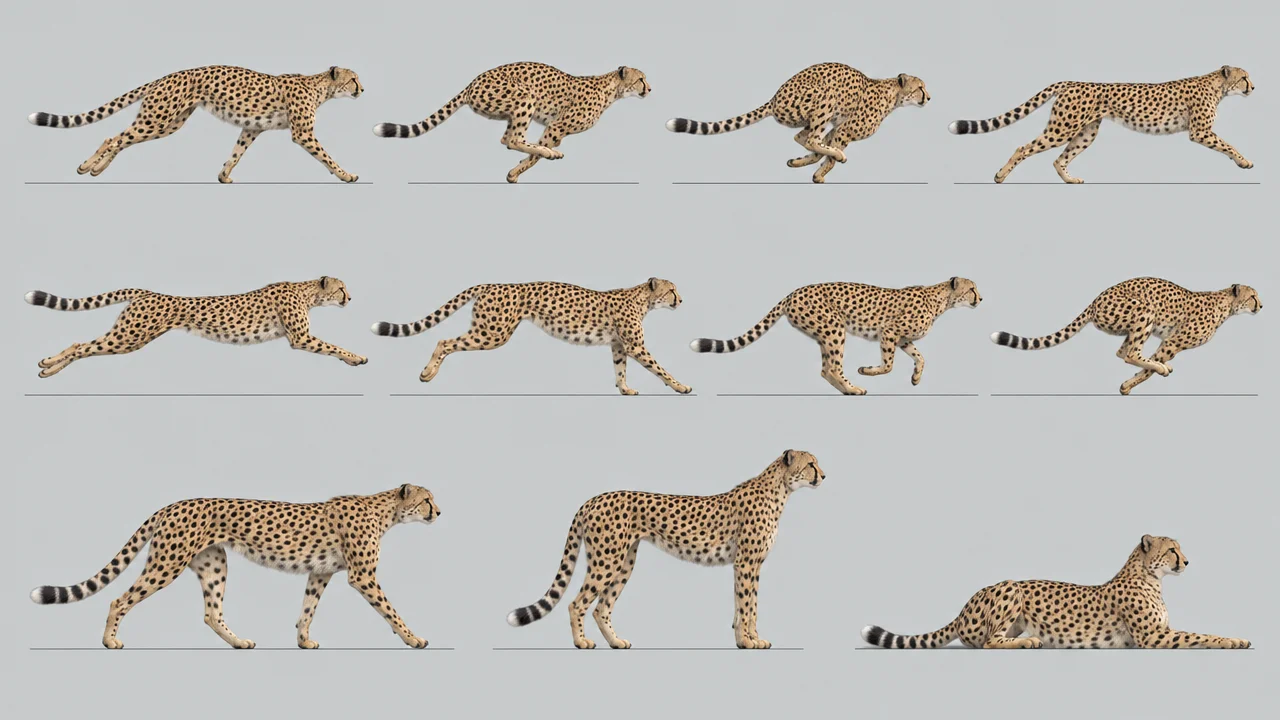
#> input picture referentie/dieren/katten/galop-luipaard.webp, 1280 x 720 px, given in place of galop-luipaard.png, which was not available
$ python contour.py
#> lines starting #> are read from the running program, lines starting #| are printed output that depends on the picture; after the words box and inside, x2 and y2 are one past the last pixel; in counts of white or black regions, pixels touching at a corner belong together; pictures that were not available may be replaced by others from this repository, and a replacement may not be noted
### films/evolutie/storyboards-v2/pop/werk/katten/seg.py
import cv2, numpy as np, json, sys
def seg(fn):
#> called with fn = '../galop-luipaard.png'
    im = cv2.imread(fn); h,w,_ = im.shape
#> in seg, im is the input picture: shape (720, 1280, 3); mean B, G, R 184, 188.1, 190.3
#> after `h, w, _ = im.shape`: h = 720; w = 1280
    bg = np.median(im[5:15,5:200].reshape(-1,3),axis=0)
#> bg = [202, 202, 199]
    d = np.linalg.norm(im.astype(float)-bg,axis=2)
    m = (d>28).astype(np.uint8)
#> m: shape (720, 1280); values 0 (black) and 1 (white), 19.5% white; 24 white regions (10 under 20 px), largest, box (x1, y1, x2, y2) and area: (29, 483, 454, 651) 27722, (493, 449, 826, 651) 23488, (855, 534, 1255, 650) 19027
    # remove thin horizontal ground lines: open vertically
    m = cv2.morphologyEx(m, cv2.MORPH_OPEN, cv2.getStructuringElement(cv2.MORPH_RECT,(3,5)))
#> m: shape (720, 1280); values 0 (black) and 1 (white), 18.7% white; 26 white regions (1 under 20 px), largest, box (x1, y1, x2, y2) and area: (71, 483, 440, 650) 26278, (514, 449, 825, 650) 22813, (864, 534, 1250, 650) 18794
    m = cv2.morphologyEx(m, cv2.MORPH_CLOSE, np.ones((5,5),np.uint8))
#> m: shape (720, 1280); values 0 (black) and 1 (white), 18.9% white; 11 white regions, largest, box (x1, y1, x2, y2) and area: (37, 483, 440, 650) 27051, (514, 449, 825, 650) 22955, (864, 534, 1250, 650) 18949
    n,lab,st,cen = cv2.connectedComponentsWithStats(m)
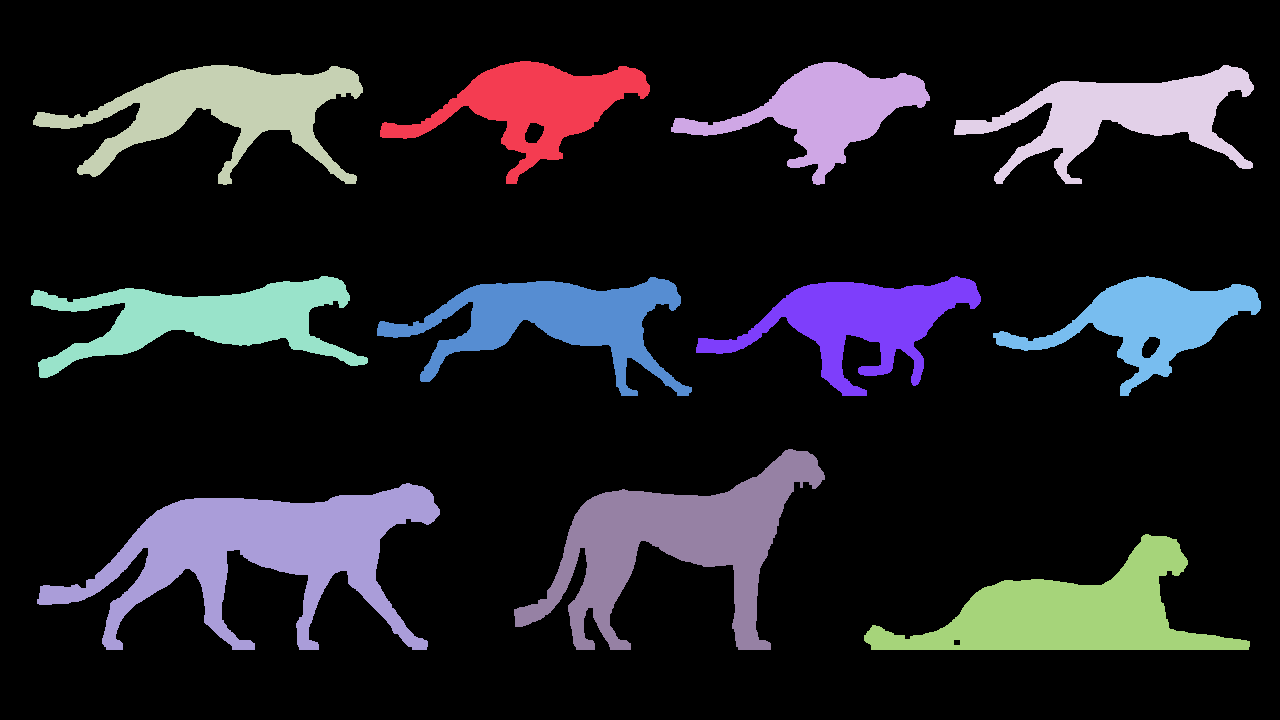
#> lab: shape (720, 1280) int32; 12 distinct labels, from 0 to 11; one colour per label, 0 black
#> n = 12; st = [[0, 0, 1280, 720, 747261], [380, 61, 270, 123, 11895], [671, 62, 259, 123, 11351], [33, 65, 330, 120, 15581], [954, 65, 300, 119, 13629], [31, 276, 337, 102, 14297], [377, 277, 315, 119, 14540], [696, 276, 285, 120, 12869], [993, 276, 268, 120, 11222], [514, 449, 311, 201, 22955], [37, 483, 403, 167, 27051], [864, 534, 386, 116, 18949]]; cen = [[638.6, 360.6], [533.7, 105.7], [824.6, 111.1], [220.3, 110.1], [1120.5, 114.8], [205.2, 318.9], [553.6, 321.2], [858.8, 322.1], [1150, 321.4], [674.8, 544.2], [260.5, 552.8], [1070.1, 613.2]]
    out=[]
    for i in range(1,n):
        x,y,ww,hh,a = st[i]
        if a<1500: continue
        out.append((x,y,ww,hh,a))
#> this loop made 11 passes
#> after the loop, out = 11 items, first 6: (380, 61, 270, 123, 11895), (671, 62, 259, 123, 11351), (33, 65, 330, 120, 15581), (954, 65, 300, 119, 13629), (31, 276, 337, 102, 14297), (377, 277, 315, 119, 14540)
    return im,m,out,bg
for fn in sys.argv[1:]:
    im,m,o,bg = seg(fn); print(fn,bg)
    for b in sorted(o,key=lambda b:(b[1]//150,b[0])): print('  ',b)

### films/evolutie/storyboards-v2/pop/werk/katten/contour.py
import cv2, numpy as np, json
from seg import seg
res = {}
def doe(fn, namen, gronden):
    im,m,o,bg = seg(fn)
#> o has the same summary as out in seg; bg = [202, 202, 199]
    o = sorted(o,key=lambda b:(b[1]//150,b[0]))
#> o = 11 items, first 6: (33, 65, 330, 120, 15581), (380, 61, 270, 123, 11895), (671, 62, 259, 123, 11351), (954, 65, 300, 119, 13629), (31, 276, 337, 102, 14297), (377, 277, 315, 119, 14540)
    for (x,y,w,h,a),naam in zip(o,namen):
        sub = np.zeros_like(m); sub[y:y+h, x:x+w] = m[y:y+h, x:x+w]
        cs,_ = cv2.findContours(sub, cv2.RETR_EXTERNAL, cv2.CHAIN_APPROX_NONE)
        c = max(cs, key=cv2.contourArea)
        c = cv2.approxPolyDP(c, 0.8, True)[:,0,:].tolist()
        g = min(gronden, key=lambda gy: abs(gy-(y+h)))
        res[naam] = {'pts': c, 'grond': g, 'box': [int(x),int(y),int(w),int(h)], 'plaat': fn}
        print(naam, x,y,w,h, 'grond', g, 'npts', len(c))
#> this loop made 11 passes
#> (x, y, w, h, a, naam, g) on passes 1 to 11: (33, 65, 330, 120, 15581, 'galop1', 183), (380, 61, 270, 123, 11895, 'galop2', 183), (671, 62, 259, 123, 11351, 'galop3', 183), (954, 65, 300, 119, 13629, 'galop4', 183), (31, 276, 337, 102, 14297, 'galop5', 395), (377, 277, 315, 119, 14540, 'galop6', 395), (696, 276, 285, 120, 12869, 'galop7', 395), (993, 276, 268, 120, 11222, 'galop8', 395), (514, 449, 311, 201, 22955, 'l_staan', 648), (37, 483, 403, 167, 27051, 'l_stap', 648), (864, 534, 386, 116, 18949, 'l_liggen', 648)
#| galop1 33 65 330 120 grond 183 npts 160
#| galop2 380 61 270 123 grond 183 npts 103
#| galop3 671 62 259 123 grond 183 npts 111
#| galop4 954 65 300 119 grond 183 npts 127
#| galop5 31 276 337 102 grond 395 npts 142
#| galop6 377 277 315 119 grond 395 npts 153
#| galop7 696 276 285 120 grond 395 npts 125
#| galop8 993 276 268 120 grond 395 npts 108
#> (further printed lines are left out)
#> sub: shape (720, 1280); values 0 (black) and 1 (white), 2.1% white; 1 white region, box (x1, y1, x2, y2) and area: (864, 534, 1250, 650) 18949
#> after the loop, res = 11 items
doe('../galop-luipaard.png', ['galop1','galop2','galop3','galop4','galop5','galop6','galop7','galop8','l_staan','l_stap','l_liggen'], [183,395,648])
doe('../stap-leeuw-kat.png', ['leeuw1','leeuw2','leeuw3','leeuw4','leeuw5','leeuw6','leeuw7','leeuw8','tijger_stap','kat_stap','kat_zitten','kat_liggen'], [210,431,662])
#> call 2 of doe, with fn = '../stap-leeuw-kat.png'
#> call 2 of seg, with fn = '../stap-leeuw-kat.png'
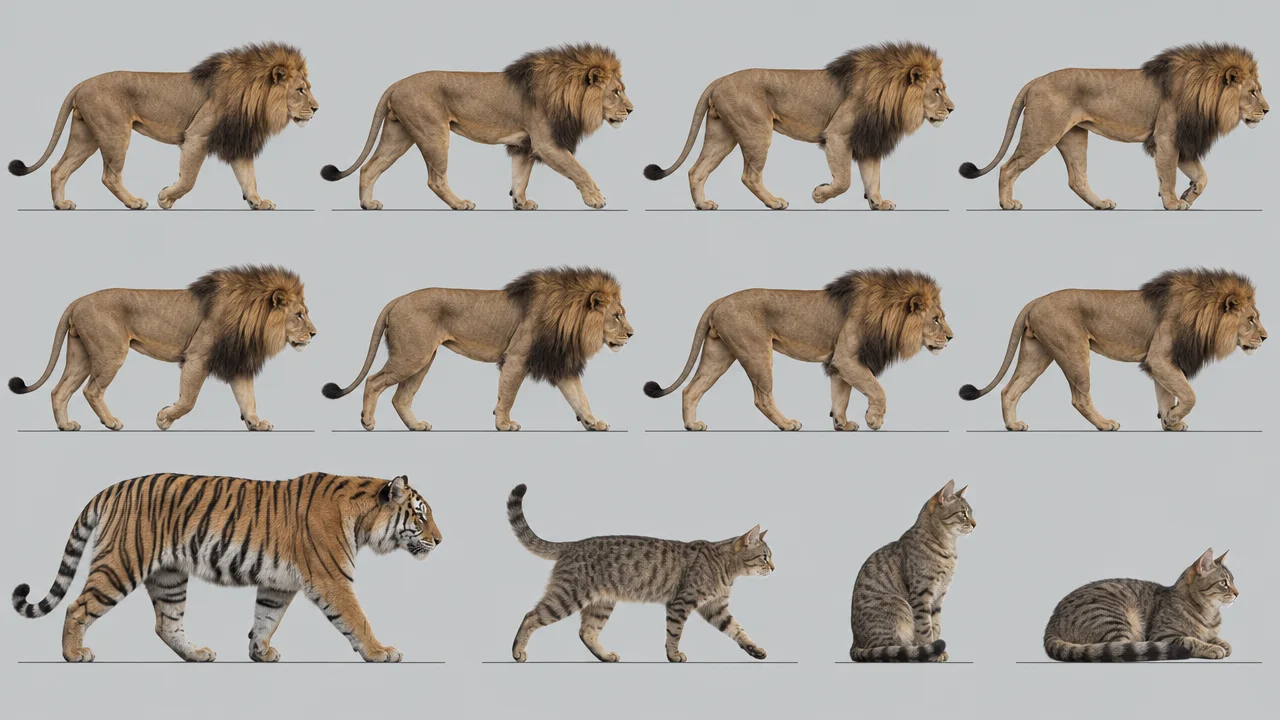
#> input picture referentie/dieren/katten/stap-leeuw-kat.webp, 1280 x 720 px, given in place of stap-leeuw-kat.png, which was not available
#> in seg, im is the input picture: shape (720, 1280, 3); mean B, G, R 160.2, 166.3, 171.3
#> in seg (call 2), `bg = np.median(im[5:15,5:200].reshape(-1,3),axis=0)`: bg = [199, 198, 194]
#> in seg (call 2), `m = (d>28).astype(np.uint8)`: m: shape (720, 1280); values 0 (black) and 1 (white), 33.9% white; 18 white regions (6 under 20 px), largest, box (x1, y1, x2, y2) and area: (11, 472, 446, 664) 47484, (8, 263, 317, 432) 27263, (643, 40, 955, 211) 27215
#> in seg (call 2), `m = cv2.morphologyEx(m, cv2.MORPH_OPEN, cv2.getStructuringElement(cv2...`: m: shape (720, 1280); values 0 (black) and 1 (white), 33.3% white; 12 white regions, largest, box (x1, y1, x2, y2) and area: (12, 472, 442, 663) 46601, (8, 264, 316, 432) 26698, (643, 41, 954, 211) 26692
#> in seg (call 2), `m = cv2.morphologyEx(m, cv2.MORPH_CLOSE, np.ones((5,5),np.uint8))`: m: shape (720, 1280); values 0 (black) and 1 (white), 33.4% white; 12 white regions, largest, box (x1, y1, x2, y2) and area: (12, 472, 442, 663) 47133, (8, 264, 316, 432) 26807, (643, 41, 954, 211) 26776
#> in seg (call 2), `n,lab,st,cen = cv2.connectedComponentsWithStats(m)`:
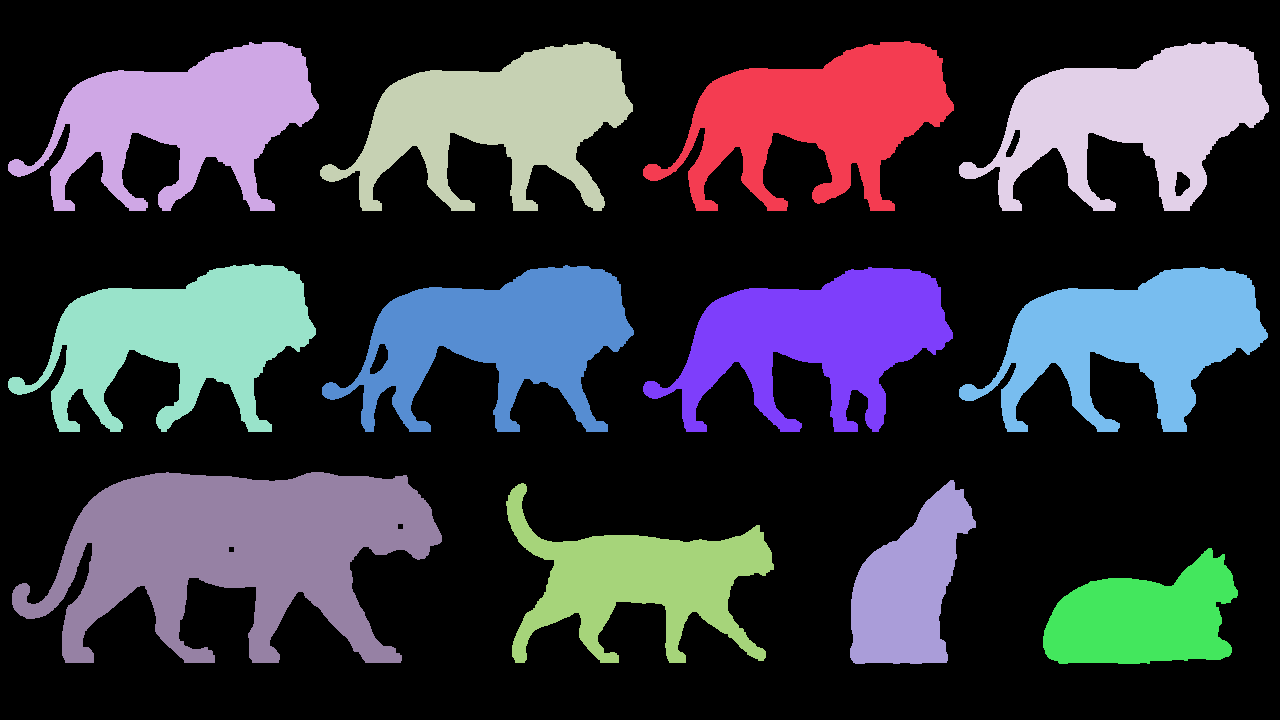
#> lab: shape (720, 1280) int32; 13 distinct labels, from 0 to 12; one colour per label, 0 black
#> in seg (call 2), `n,lab,st,cen = cv2.connectedComponentsWithStats(m)`: n = 13; st = 13 rows, first 6: [0, 0, 1280, 720, 613365], [643, 41, 311, 170, 26776], [8, 42, 311, 169, 26450], [320, 42, 313, 169, 26773], [959, 42, 310, 169, 26645], [8, 264, 308, 168, 26807]; cen = 13 rows, first 8: [647.1, 371.4], [817.4, 117.9], [182.7, 119.2], [497.5, 120], [1132.9, 117.7], [179, 338.8], [497.3, 339.1], [815.1, 339.8]
#> the loop in seg (call 2), `for i in range(1,n):` made 12 passes
#> (x, y, ww, hh, a) on passes 1 to 12: (643, 41, 311, 170, 26776), (8, 42, 311, 169, 26450), (320, 42, 313, 169, 26773), (959, 42, 310, 169, 26645), (8, 264, 308, 168, 26807), (322, 265, 312, 167, 26560), (643, 267, 310, 165, 26325), (959, 267, 309, 165, 25696), (12, 472, 430, 191, 47133), (850, 480, 126, 184, 13703), (506, 483, 268, 180, 20329), (1043, 548, 195, 116, 15038)
#> after the loop in seg (call 2), `for i in range(1,n):`: out = 12 items, first 6: (643, 41, 311, 170, 26776), (8, 42, 311, 169, 26450), (320, 42, 313, 169, 26773), (959, 42, 310, 169, 26645), (8, 264, 308, 168, 26807), (322, 265, 312, 167, 26560)
#> in doe (call 2), `im,m,o,bg = seg(fn)`: o has the same summary as out in seg; bg = [199, 198, 194]
#> in doe (call 2), `o = sorted(o,key=lambda b:(b[1]//150,b[0]))`: o = 12 items, first 6: (8, 42, 311, 169, 26450), (320, 42, 313, 169, 26773), (643, 41, 311, 170, 26776), (959, 42, 310, 169, 26645), (8, 264, 308, 168, 26807), (322, 265, 312, 167, 26560)
#> the loop in doe (call 2), `for (x,y,w,h,a),naam in zip(o,namen):` made 12 passes
#> (x, y, w, h, a, naam, g) on passes 1 to 12: (8, 42, 311, 169, 26450, 'leeuw1', 210), (320, 42, 313, 169, 26773, 'leeuw2', 210), (643, 41, 311, 170, 26776, 'leeuw3', 210), (959, 42, 310, 169, 26645, 'leeuw4', 210), (8, 264, 308, 168, 26807, 'leeuw5', 431), (322, 265, 312, 167, 26560, 'leeuw6', 431), (643, 267, 310, 165, 26325, 'leeuw7', 431), (959, 267, 309, 165, 25696, 'leeuw8', 431), (12, 472, 430, 191, 47133, 'tijger_stap', 662), (506, 483, 268, 180, 20329, 'kat_stap', 662), (850, 480, 126, 184, 13703, 'kat_zitten', 662), (1043, 548, 195, 116, 15038, 'kat_liggen', 662)
#| leeuw1 8 42 311 169 grond 210 npts 167
#| leeuw2 320 42 313 169 grond 210 npts 155
#| leeuw3 643 41 311 170 grond 210 npts 153
#| leeuw4 959 42 310 169 grond 210 npts 138
#| leeuw5 8 264 308 168 grond 431 npts 164
#| leeuw6 322 265 312 167 grond 431 npts 160
#| leeuw7 643 267 310 165 grond 431 npts 137
#| leeuw8 959 267 309 165 grond 431 npts 129
#> (further printed lines are left out)
#> after the loop in doe (call 2), `for (x,y,w,h,a),naam in zip(o,namen):`:
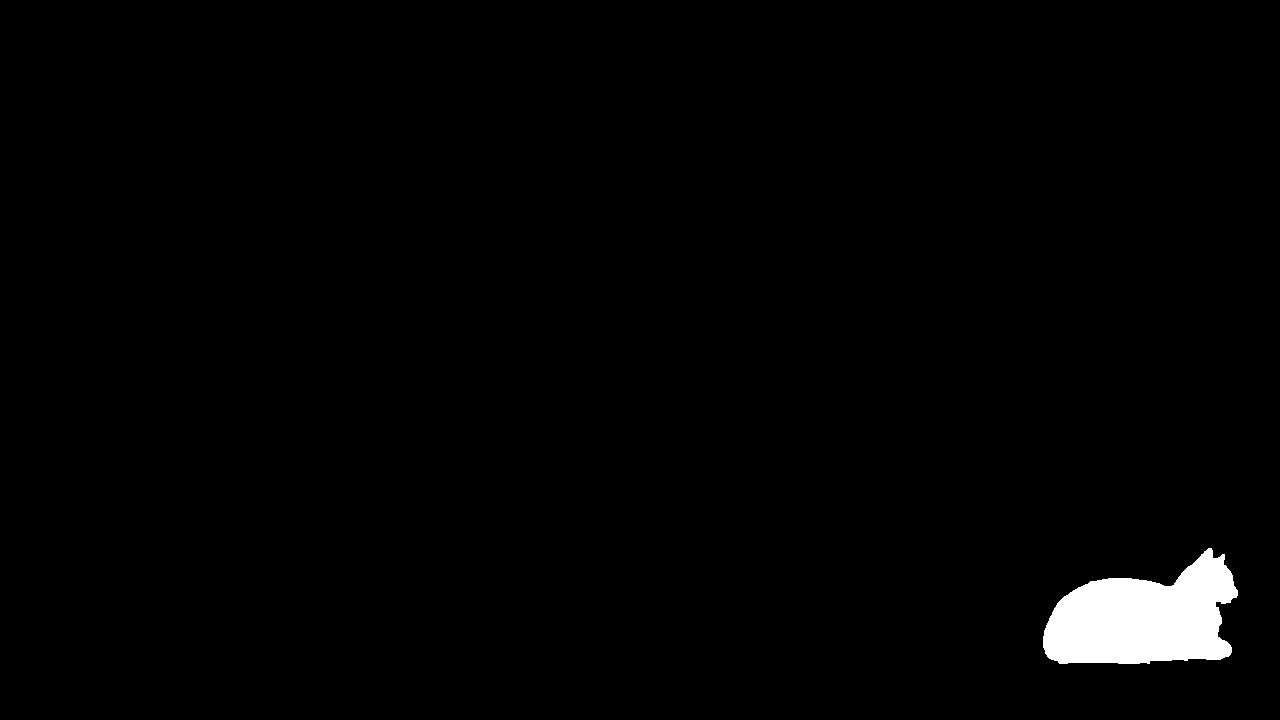
#> sub: shape (720, 1280); values 0 (black) and 1 (white), 1.6% white; 1 white region, box (x1, y1, x2, y2) and area: (1043, 548, 1238, 664) 15038
#> after the loop in doe (call 2), `for (x,y,w,h,a),naam in zip(o,namen):`: res = 23 items
json.dump(res, open('contouren_px.json','w'))
